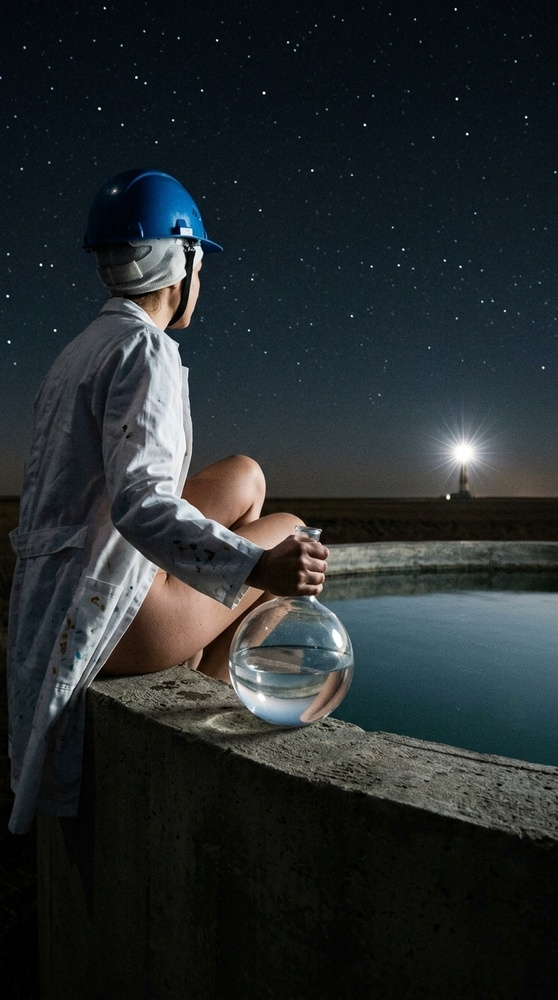
#> input picture showcase_input.jpg, 558 x 1000 px, shrunk from 768 x 1376 before the run; its folder holds only this picture in this run
$ python -i spatial_analyzer.py   (imports and definitions only)   (older library calls are emulated)
#> lines starting #> are read from the running program, lines starting #| are printed output that depends on the picture
### dark_scene/utils.py
# dark_scene/utils.py
import numpy as np
import cv2

def _srgb_to_linear(c: np.ndarray) -> np.ndarray:
    return np.where(c <= 0.04045, c / 12.92, ((c + 0.055) / 1.055) ** 2.4)

def rgb_to_oklab(rgb_arr: np.ndarray) -> np.ndarray:
    """sRGB [0,255] → OKLAB (L,a,b)."""
    rgb = rgb_arr / 255.0
    rgb_lin = _srgb_to_linear(rgb)
    lms = np.dot(rgb_lin, np.array([
        [0.4122214708, 0.5363325363, 0.0514459929],
        [0.2119034982, 0.6806995451, 0.1073969566],
        [0.0883024619, 0.2817188376, 0.6299787005]
    ]).T)
    lms_ = np.sign(lms) * (np.abs(lms) ** (1 / 3))
    oklab = np.dot(lms_, np.array([
        [0.2104542553,  0.7936177850, -0.0040720468],
        [1.9779984951, -2.4285922050,  0.4505937099],
        [0.0259040371,  0.7827717662, -0.8086757660]
    ]).T)
    return oklab.astype(np.float32)

# [21 lines left out: function fast_guided_filter, not called in this run]

### dark_scene/spatial_analyzer.py
# dark_scene/spatial_analyzer.py
import cv2
import numpy as np
from scipy.ndimage import gaussian_filter
from .models import SpatialAnalysisResult
from .utils import rgb_to_oklab

class SpatialAnalyzer:
    def __init__(self):
        pass

    def analyze(self, image_rgb: np.ndarray) -> SpatialAnalysisResult:
        H, W = image_rgb.shape[:2]

        # 1. OKLAB
        oklab = rgb_to_oklab(image_rgb)
        L = np.clip(oklab[..., 0], 0.0, 1.0)
        a = oklab[..., 1]
        b = oklab[..., 2]

        # 2. Локальная дисперсия (многомасштабная)
        # Используем формулу дисперсии через средние значения
        L_blur_1 = cv2.blur(L, (5, 5))
        L_sq_blur_1 = cv2.blur(L**2, (5, 5))
        var_scale1 = np.maximum(0, L_sq_blur_1 - L_blur_1**2)

        L_blur_2 = cv2.blur(L, (15, 15))
        L_sq_blur_2 = cv2.blur(L**2, (15, 15))
        var_scale2 = np.maximum(0, L_sq_blur_2 - L_blur_2**2)

        # Нормализуем и объединяем
        variance_map = (var_scale1 * 0.5 + var_scale2 * 0.5)
        variance_map = np.clip(variance_map * 10.0, 0.0, 1.0) # Усиливаем для видимости

        # 3. Плотность границ (Sobel)
        grad_x = cv2.Sobel(L, cv2.CV_32F, 1, 0, ksize=3)
        grad_y = cv2.Sobel(L, cv2.CV_32F, 0, 1, ksize=3)
        gradient_mag = np.sqrt(grad_x**2 + grad_y**2)
        # Сглаживаем для получения карты плотности
        edge_density_map = gaussian_filter(gradient_mag, sigma=3.0)
        edge_density_map = np.clip(edge_density_map * 5.0, 0.0, 1.0)

        # 4. Карта насыщенности (Chroma)
        chroma_map = np.sqrt(a**2 + b**2)
        chroma_map = np.clip(chroma_map * 2.0, 0.0, 1.0) # Нормализация

        return SpatialAnalysisResult(
            darkness_map=L,
            variance_map=variance_map,
            edge_density_map=edge_density_map,
            chroma_map=chroma_map
        )

>>> import cv2
>>> picture = cv2.imread('../showcase_input.jpg')
#> picture is the input picture: shape (1000, 558, 3); mean B, G, R 45.6, 44, 38
>>> result = SpatialAnalyzer().analyze(picture)
#> in rgb_to_oklab, `oklab = np.dot(lms_, np.array([ [0.2104542553,  0.7936177850, -0.00407..`:
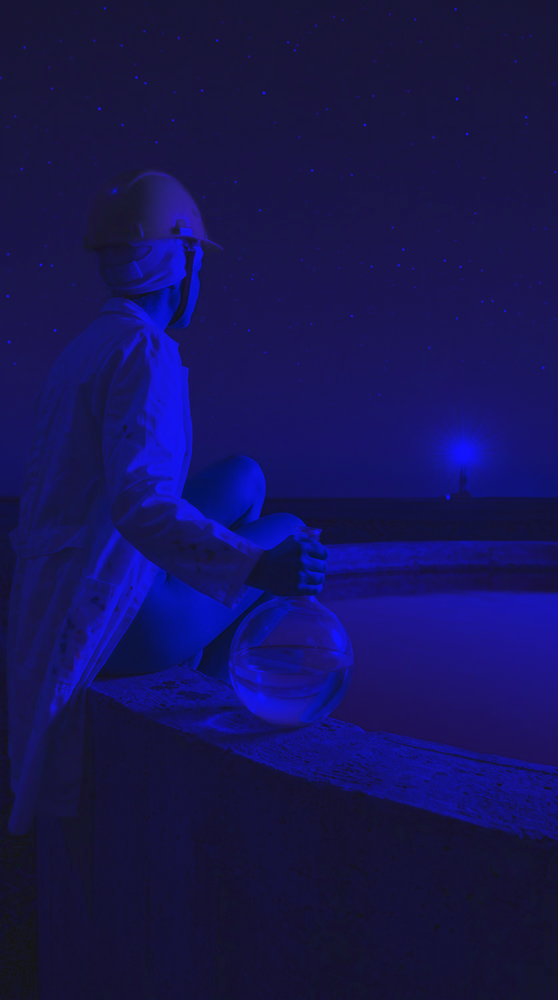
#> oklab: shape (1000, 558, 3) float64; mean B, G, R 0.282, -0.00111, 0.0105; drawn with min black and max white
#> in analyze, `a = oklab[..., 1]`:
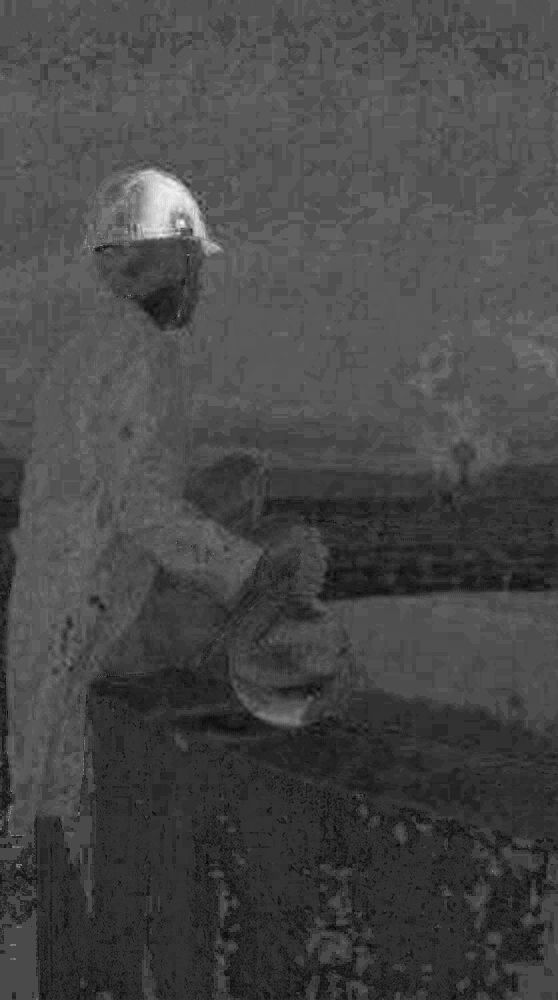
#> a: shape (1000, 558) float32; min -0.0269, max 0.0651, mean -0.00111; drawn with min black and max white
#> in analyze, `L_blur_2 = cv2.blur(L, (15, 15))`:
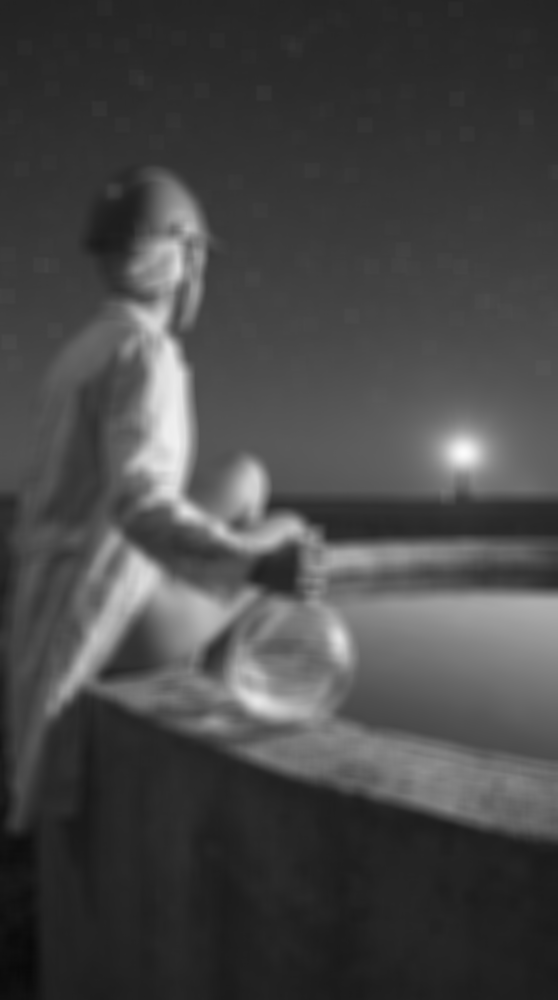
#> L_blur_2: shape (1000, 558) float32; min 0.0355, max 0.987, mean 0.282
#> in analyze, `grad_y = cv2.Sobel(L, cv2.CV_32F, 0, 1, ksize=3)`:
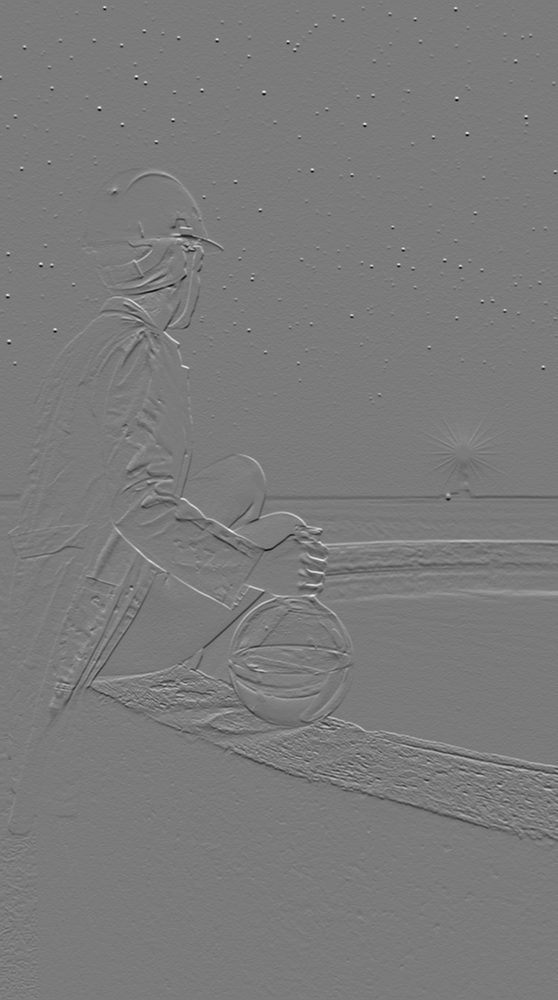
#> grad_y: shape (1000, 558) float32; min -2.98, max 3.18, mean -0.000222; drawn with min black and max white
#> in analyze, `gradient_mag = np.sqrt(grad_x**2 + grad_y**2)`:
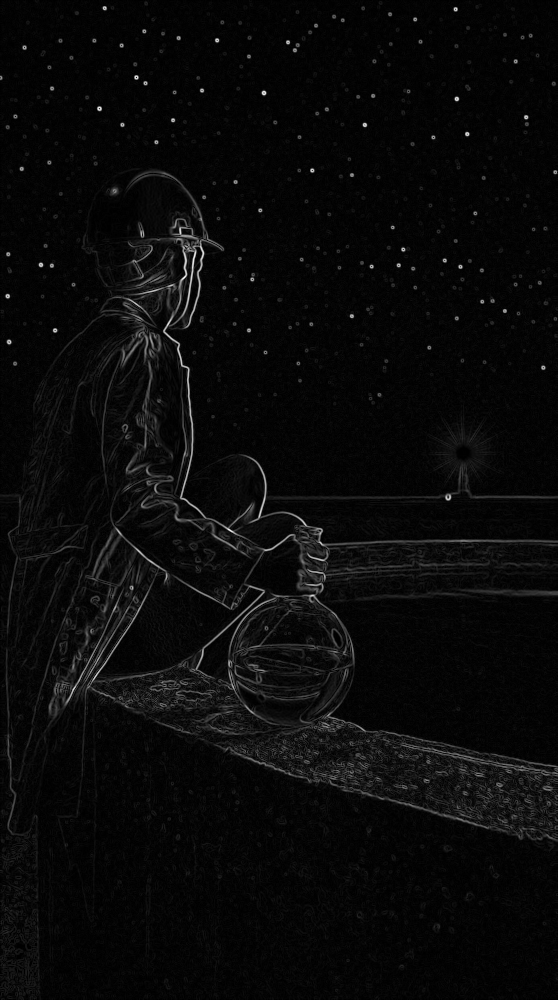
#> gradient_mag: shape (1000, 558) float32; min 0, max 3.51, mean 0.136; drawn with min black and max white
#> in analyze, `edge_density_map = np.clip(edge_density_map * 5.0, 0.0, 1.0)`:
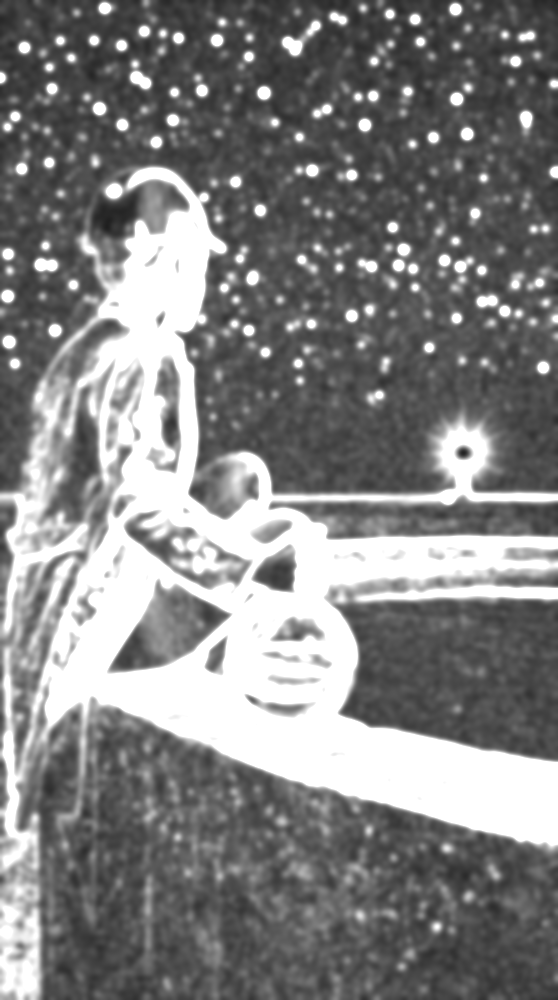
#> edge_density_map: shape (1000, 558) float32; min 0.124, max 1, mean 0.511
#> in analyze, `chroma_map = np.sqrt(a**2 + b**2)`:
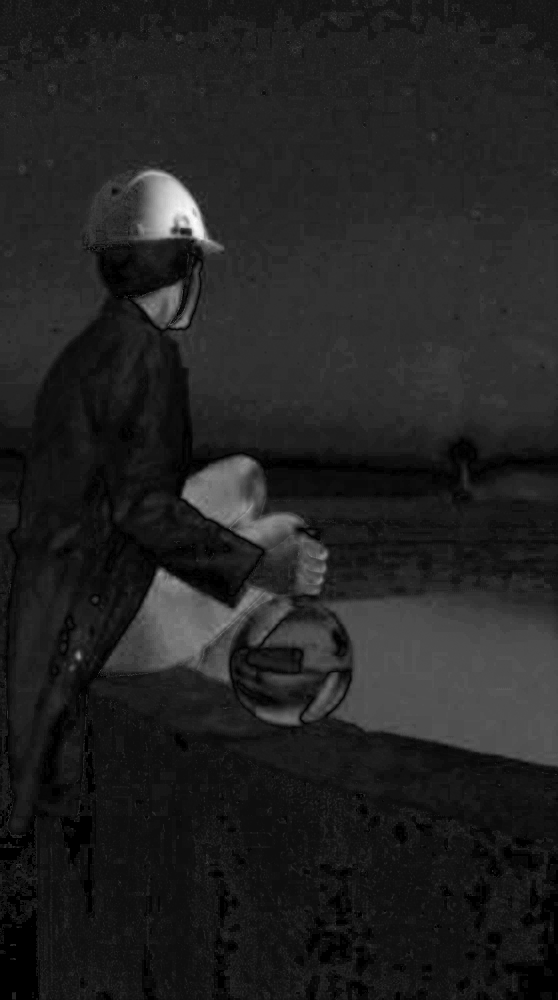
#> chroma_map: shape (1000, 558) float32; min 0, max 0.142, mean 0.0194; drawn with min black and max white

$ run again, on TCG.png
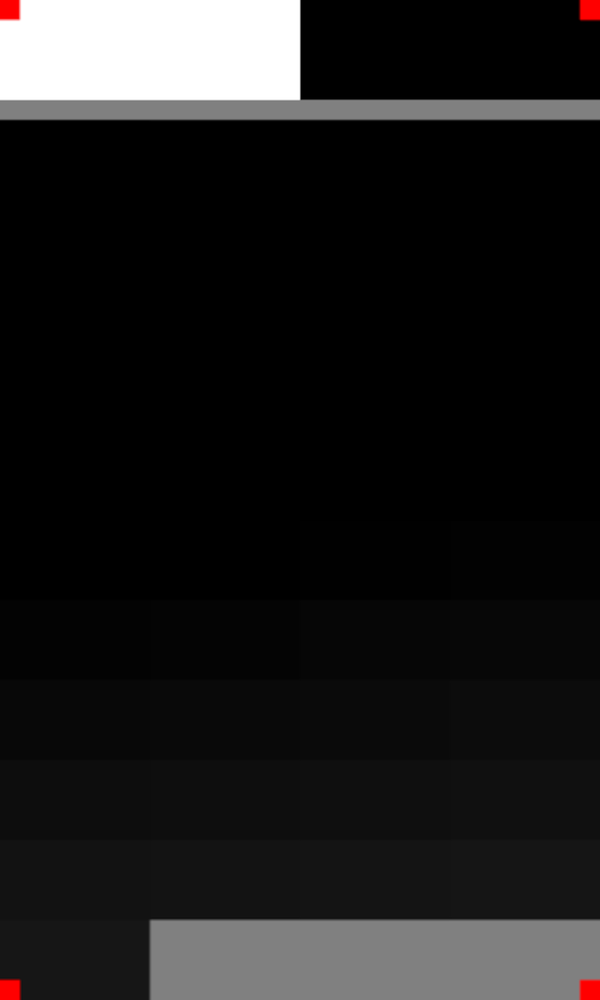
#> input picture TCG.png, 600 x 1000 px, shrunk from 900 x 1500 before the run
#> picture is the input picture: shape (1000, 600, 3); mean B, G, R 27.2, 27.2, 27.9
#> in analyze, `grad_y = cv2.Sobel(L, cv2.CV_32F, 0, 1, ksize=3)`:
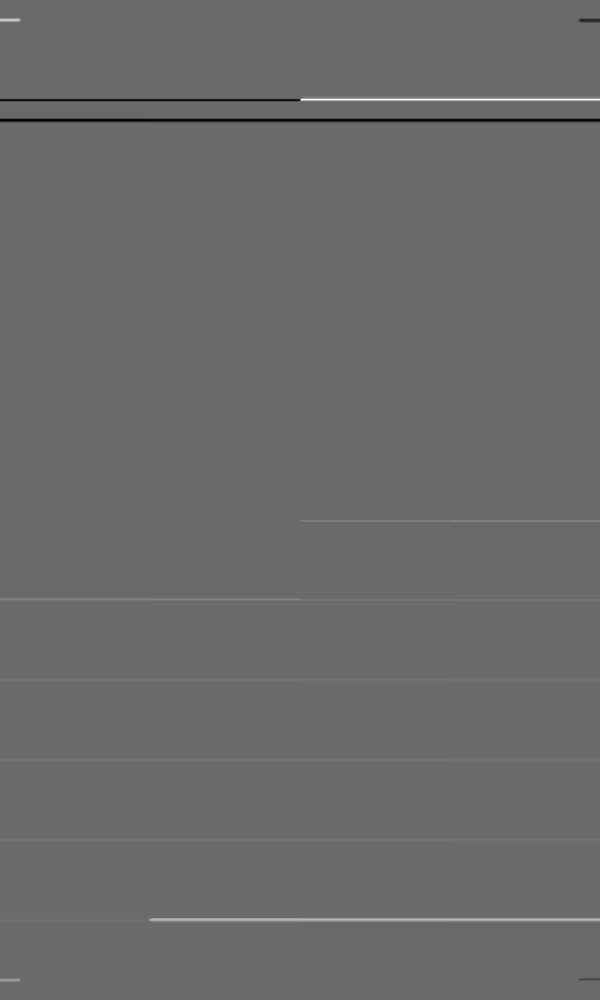
#> grad_y: shape (1000, 600) float32; min -1.63, max 2.28, mean 4.28e-05; drawn with min black and max white
#> in analyze, `edge_density_map = np.clip(edge_density_map * 5.0, 0.0, 1.0)`:
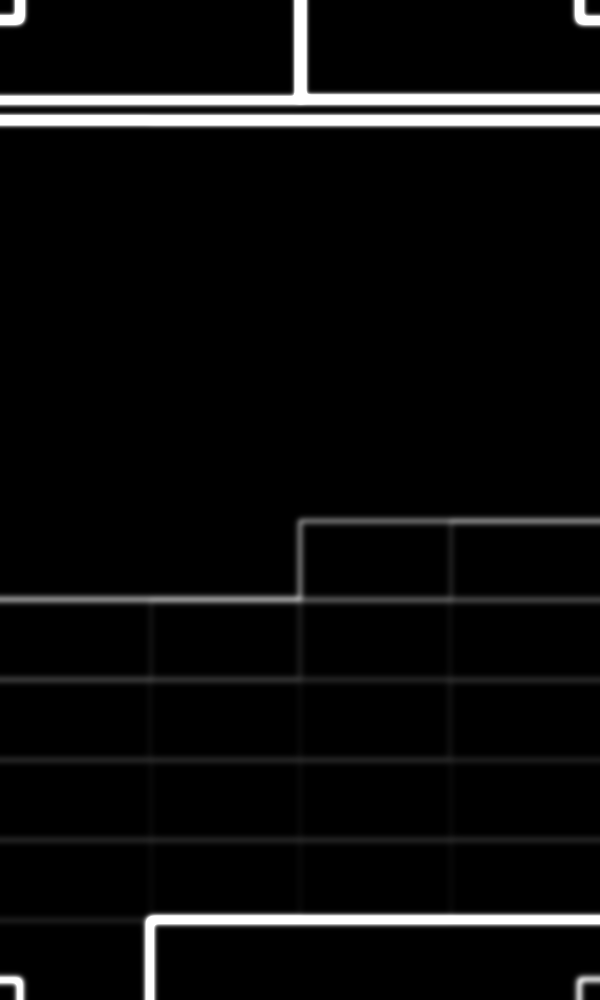
#> edge_density_map: shape (1000, 600) float32; min 0, max 1, mean 0.0484

$ run again, on target.png
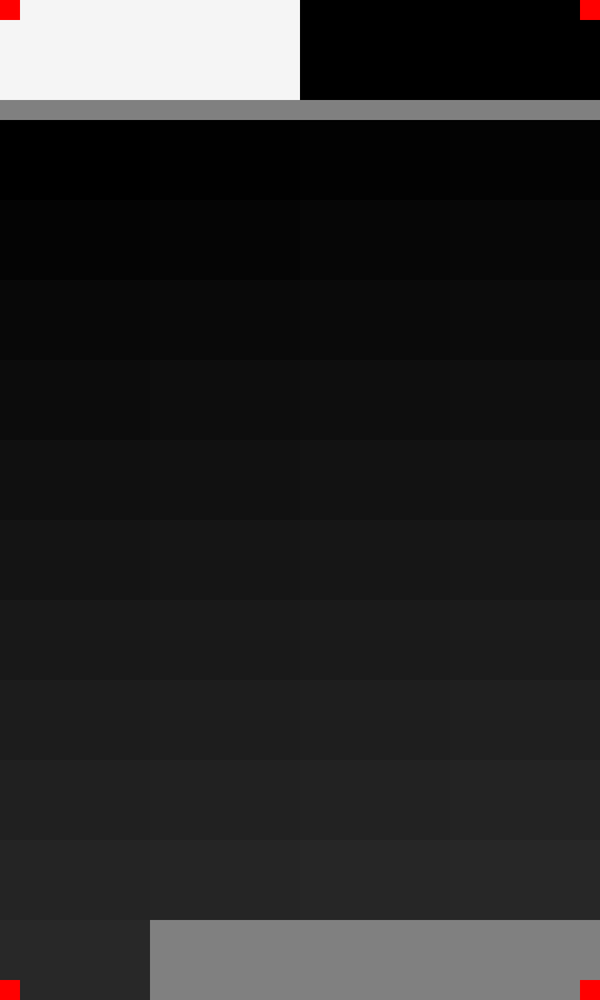
#> input picture target.png, 600 x 1000 px, shrunk from 900 x 1500 before the run
#> picture is the input picture: shape (1000, 600, 3); mean B, G, R 38.6, 38.6, 39.3
#> in analyze, `grad_y = cv2.Sobel(L, cv2.CV_32F, 0, 1, ksize=3)`:
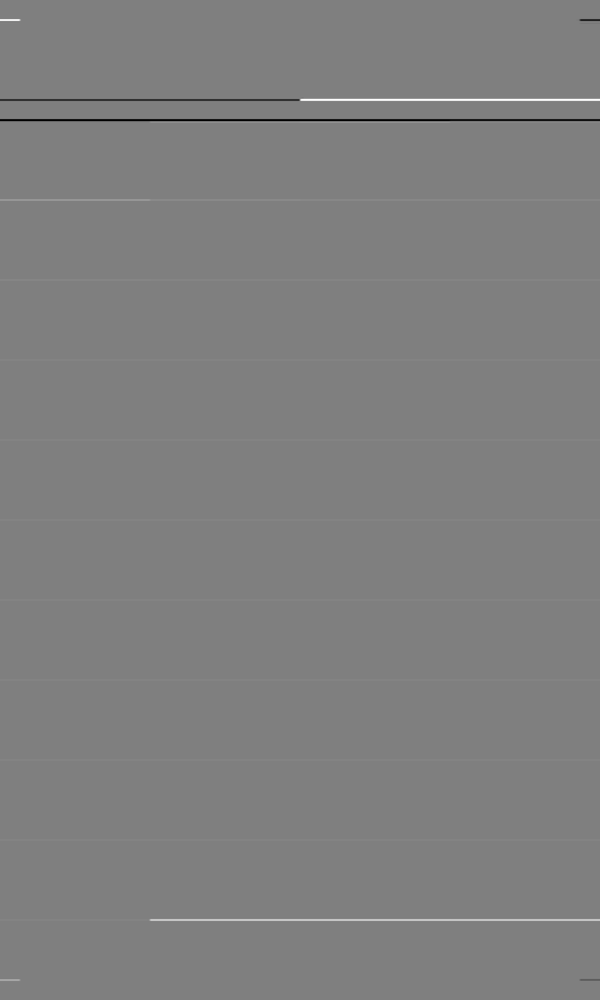
#> grad_y: shape (1000, 600) float32; min -2.33, max 2.33, mean 0.000294; drawn with min black and max white
#> in analyze, `edge_density_map = np.clip(edge_density_map * 5.0, 0.0, 1.0)`:
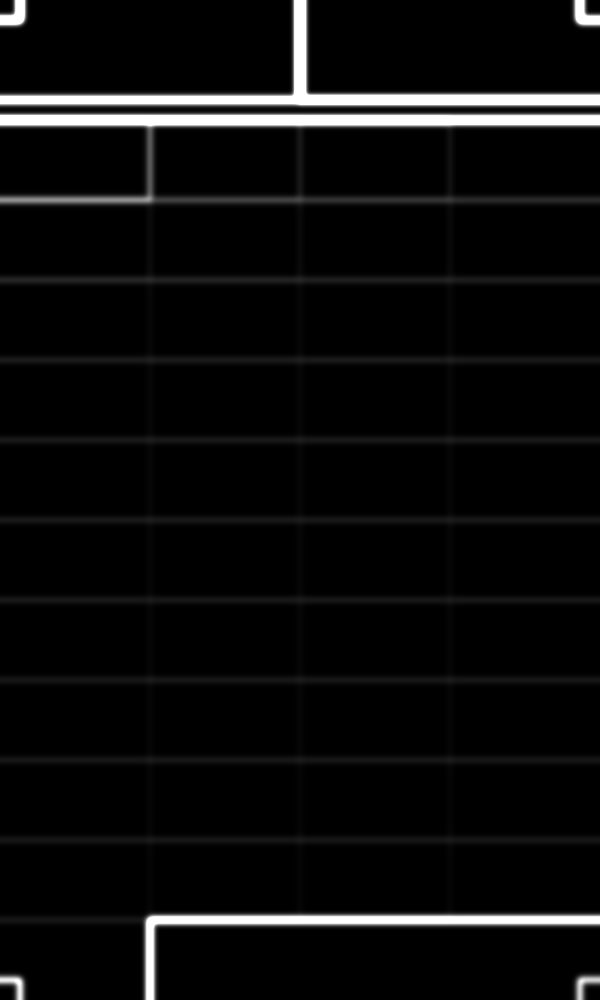
#> edge_density_map: shape (1000, 600) float32; min 0, max 1, mean 0.0474
